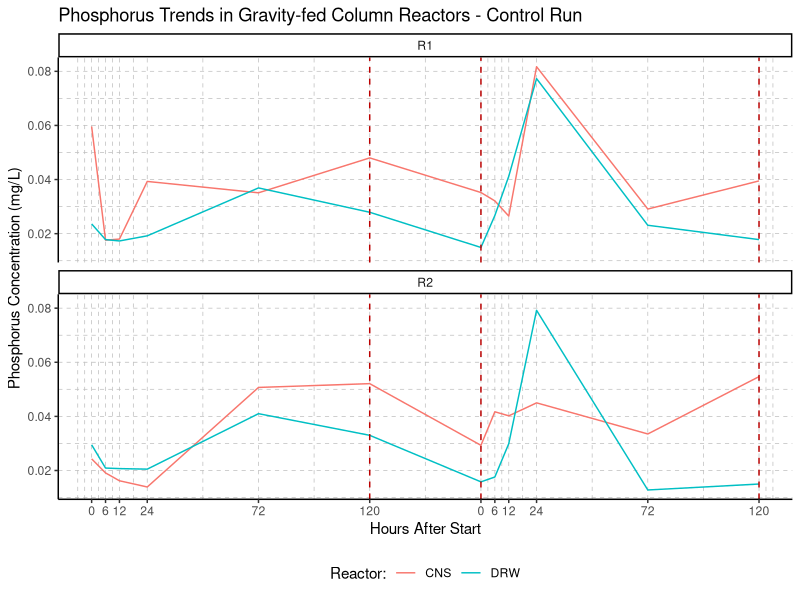
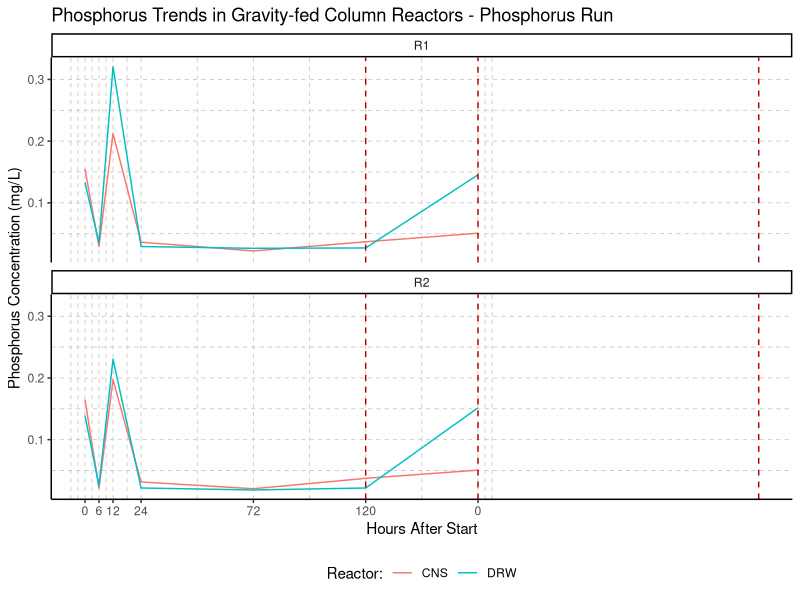

Source code (R) for these figures, in order: (Note: this script raises an error after producing the figures.)
## ---- chunk 1
#install.packages("tidyverse")
library(tidyverse)
library(ggpubr)
#install.packages("psych")
library(psych)
## ---- chunk 2
icp_ic_results <- read_csv("data/GFBR_icp_ic_results.csv") %>% 
  unite(datetime, c(date, time), sep = " ", remove = FALSE) #combine date and time
## ---- chunk 3
## Subset the data
control_run <- icp_ic_results %>% 
  filter(!replicate == "STOCK") %>%
  filter(!treatment == "P") %>% 
  filter(!treatment == "P+N")

P_run <- icp_ic_results %>% 
  filter(!replicate == "STOCK") %>%
  filter(!treatment == "Control")%>% 
  filter(!treatment == "P+N")

NP_run <- icp_ic_results %>% 
  filter(!replicate == "STOCK") %>%
  filter(!treatment == "Control")%>% 
  filter(!treatment == "P")

## Control run
breaks_C <- control_run %>% 
  pull(hours_after_start) %>% 
  unique()

timepoints_C <- ifelse(breaks_C > 120, breaks_C - 168, breaks_C)

control_run %>%
  ggplot(aes(x = hours_after_start, y = P, color = reactor)) +
  geom_line() +
  scale_x_continuous(breaks = breaks_C, labels = timepoints_C) +
  facet_wrap(~replicate, ncol = 1) +
  geom_vline(xintercept = c(120, 168, 288), color="#BB0000", linetype="dashed") +
  theme_classic() +
  labs(title = "Phosphorus Trends in Gravity-fed Column Reactors - Control Run", color = "Reactor:") +
  xlab("Hours After Start") +
  ylab ("Phosphorus Concentration (mg/L)") +
  theme(legend.position = "bottom",
        panel.grid.major = element_line(color = "grey", linewidth = 0.25, linetype = 2),
        panel.grid.minor = element_line(color = "grey", linewidth = 0.25, linetype = 2))

## Phosphorus run
breaks_P <- P_run %>%
  pull(hours_after_start) %>% 
  unique()

timepoints_P <- ifelse(breaks_P > 456, breaks_P - 504, breaks_P - 336)

P_run %>%
  ggplot(aes(x = hours_after_start, y = P, color = reactor)) +
  geom_line() +
  scale_x_continuous(breaks = breaks_P, labels = timepoints_P) +
  facet_wrap(~replicate, ncol = 1) +
  geom_vline(xintercept = c(456, 504, 624), color="#BB0000", linetype="dashed") +
  theme_classic() +
  labs(title = "Phosphorus Trends in Gravity-fed Column Reactors - Phosphorus Run", color = "Reactor:") +
  xlab("Hours After Start") +
  ylab ("Phosphorus Concentration (mg/L)") +
  theme(legend.position = "bottom",
        panel.grid.major = element_line(color = "grey", linewidth = 0.25, linetype = 2),
        panel.grid.minor = element_line(color = "grey", linewidth = 0.25, linetype = 2))

## Nitrate/Phosphorus run
breaks_N <- NP_run %>%
  pull(hours_after_start) %>% 
  unique()

timepoints_N <- ifelse(breaks_N > 792, breaks_N - 840, breaks_N - 672)

NP_run %>%
  ggplot(aes(x = hours_after_start, y = P, color = reactor)) +
  geom_line() +
  scale_x_continuous(breaks = breaks_N, labels = timepoints_N) +
  facet_wrap(~replicate, ncol = 1) +
  geom_vline(xintercept = c(792, 840, 960), color="#BB0000", linetype="dashed") +
  theme_classic() +
  labs(title = "Phosphorus Trends in Gravity-fed Column Reactors - Nitrate/Phosphorus Run", color = "Reactor:") +
  xlab("Hours After Start") +
  ylab ("Phosphorus Concentration (mg/L)") +
  theme(legend.position = "bottom",
        panel.grid.major = element_line(color = "grey", linewidth = 0.25, linetype = 2),
        panel.grid.minor = element_line(color = "grey", linewidth = 0.25, linetype = 2))
## ---- chunk 4
## average the reps together
rep_mean_results <- icp_ic_results %>% 
  mutate(P_adj = ifelse(P < 0, 0, P)) %>% 
  group_by(names) %>% 
  mutate(mean_Al = mean(Al),
         mean_Ca = mean(Ca),
         mean_Fe = mean(Fe),
         mean_Mg = mean(Mg),
         mean_Mn = mean(Mn),
         mean_P = mean(P_adj),
         mean_S = mean(S),
         mean_Cl = mean(Cl),
         mean_NO2 = mean(NO2),
         mean_NO3 = mean(NO3),
         mean_PO4 = mean(PO4),
         mean_SO4 = mean(SO4)) %>% 
  ungroup() %>% 
  select(!c(sample_id, ICP_IC_batch, replicate, initial_p, initial_no3, Al, Ca, Fe, Mg, Mn, P, P_adj, S, Cl, NO2, NO3, PO4, SO4)) %>% 
  distinct(.keep_all = TRUE)

## pull out stock measurements
stock_samples <- rep_mean_results %>% 
  filter(reactor == "STOCK") %>% 
  select(names, cycle, treatment, datetime, mean_Al, mean_Ca, mean_Fe, mean_Mg, mean_Mn, mean_P, mean_S, mean_Cl, mean_NO2, mean_NO3, mean_PO4, mean_SO4)

stock_P <- stock_samples %>% 
  select(cycle, treatment, mean_P) %>% 
  rename("initial_P" = "mean_P")

## subset the average data and create an initial P column using the stock checks
mean_controlrun <- rep_mean_results %>%
  filter(!reactor == "STOCK") %>%
  filter(!treatment == "P") %>% 
  filter(!treatment == "P+N") %>% 
  mutate(initial_p = ifelse(cycle == 1, 0.0164, 0.0123)) %>% 
  mutate(initial_p = ifelse(reactor == "CNS", 0.0164, initial_p))

mean_Prun <- rep_mean_results %>% 
  filter(!reactor == "STOCK") %>%
  filter(!treatment == "Control")%>% 
  filter(!treatment == "P+N") %>% 
  mutate(initial_p = ifelse(cycle == 1, 0.250, 0.234)) %>% 
  mutate(initial_p = ifelse(reactor == "CNS", 0.250, initial_p))

mean_NPrun <- rep_mean_results %>% 
  filter(!reactor == "STOCK") %>%
  filter(!treatment == "Control")%>% 
  filter(!treatment == "P") %>% 
  mutate(initial_p = ifelse(cycle == 1, 0.188, 0.152)) %>% 
  mutate(initial_p = ifelse(reactor == "CNS", 0.188, initial_p))

## put the subsets back together into one dataset
tidyset <- rbind(mean_controlrun, mean_Prun, mean_NPrun) %>%
  rename(Al = mean_Al,
         Ca = mean_Ca,
         Fe = mean_Fe,
         Mg = mean_Mg,
         Mn = mean_Mn,
         P = mean_P,
         S = mean_S,
         Cl = mean_Cl,
         NO2 = mean_NO2,
         NO3 = mean_NO3,
         PO4 = mean_PO4,
         SO4 = mean_SO4) %>%
  mutate(decreaseP = ifelse(initial_p > P, TRUE, FALSE)) %>% 
  mutate(P_removal = initial_p - P) %>%
  mutate(pct_P_removal = ((initial_p - P)/initial_p) * 100)

write.csv(tidyset, file = "data/RNA/nutrient_conc.csv")

breaks <- tidyset %>%
  pull(hours_after_start) %>% 
  unique()

timepoints <- c(timepoints_C, timepoints_P, timepoints_N)

tidyset %>% 
  ggplot(aes(x = hours_after_start, y = pct_P_removal, color = reactor)) + 
  geom_line() +
  scale_x_continuous(breaks = breaks, labels = timepoints) +
  #facet_wrap(~treatment, ncol = 1) +
  geom_vline(xintercept = c(120, 168, 288, 336, 456, 504, 624, 672, 792, 840, 960), color="#BB0000", linetype="dashed") +
  theme_classic() +
  labs(color = "Reactor:") +
  xlab("Hours After Start") +
  ylab ("% Phosphorus Removed") +
  theme(legend.position = "bottom",
        panel.grid.major = element_line(color = "grey", linewidth = 0.25, linetype = 2),
        panel.grid.minor = element_line(color = "grey", linewidth = 0.25, linetype = 2))
## This plot is a little weird because somehow all of the control samples had a higher P concentration than what it started with
## Were the woodchips still leaching P into the water from the field bioreactor?
## ---- chunk 5
# Full plot
tidyset %>%
  filter(!reactor == "STOCK") %>%
  ggplot(aes(x = hours_after_start, y = P, color = reactor)) + 
  geom_line() +
  scale_x_continuous(breaks = breaks, labels = timepoints) +
  #facet_wrap(~treatment, ncol = 1) +
  geom_vline(xintercept = c(120, 168, 288, 336, 456, 504, 624, 672, 792, 840, 960), color = "#BB0000", linetype = "dashed") +
  theme_classic() +
  labs(color = "Reactor:") +
  xlab("Hours After Start") +
  ylab ("Phosphorus Concentration (mg/L)") +
  theme(legend.position = "bottom",
        panel.grid.major = element_line(color = "grey", linewidth = 0.25, linetype = 2),
        panel.grid.minor = element_line(color = "grey", linewidth = 0.25, linetype = 2))

# Control plot
control_plot <- tidyset %>%
  filter(!reactor == "STOCK") %>%
  filter(treatment == "Control") %>%
  ggplot(aes(x = hours_after_start, y = P, color = reactor)) + 
  geom_line(size = 1) +
  scale_x_continuous(breaks = breaks_C, labels = timepoints_C) +
  #facet_wrap(~cycle) +
  geom_vline(xintercept = c(120, 168), color="#BB0000", linetype="dashed") +
  theme_classic() +
  labs(color = "Reactor:", title = "Control") +
  ylim(c(0,0.3)) +
  xlab("Hours After Start") +
  ylab ("P Concentration (mg/L)") +
  theme(legend.position = "bottom",
        plot.margin = unit(c(1,1,1,1), "cm"),
        panel.grid.major = element_line(color = "grey", linewidth = 0.25, linetype = 2),
        panel.grid.minor = element_line(color = "grey", linewidth = 0.25, linetype = 2),
        axis.text = element_text(size = 15), 
        axis.title = element_text(size = 15), 
        legend.text = element_text(size = 15), 
        legend.title = element_text(size = 15), 
        strip.text = element_text(size = 15),
        plot.title = element_text(size = 15))

# P plot
P_plot <- tidyset %>%
  filter(!reactor == "STOCK") %>%
  filter(treatment == "P") %>%
  ggplot(aes(x = hours_after_start, y = P, color = reactor)) + 
  geom_line(size = 1) +
  scale_x_continuous(breaks = breaks_P, labels = timepoints_P) +
  #facet_wrap(~treatment, ncol = 1) +
  geom_vline(xintercept = c(456, 504), color="#BB0000", linetype="dashed") +
  theme_classic() +
  labs(color = "Reactor:", title = "P") +
  ylim(c(0,0.3)) +
  xlab("Hours After Start") +
  ylab ("P Concentration (mg/L)") +
  theme(legend.position = "bottom",
        plot.margin = unit(c(1,1,1,1), "cm"),
        panel.grid.major = element_line(color = "grey", linewidth = 0.25, linetype = 2),
        panel.grid.minor = element_line(color = "grey", linewidth = 0.25, linetype = 2),
        axis.text = element_text(size = 15), 
        axis.title = element_text(size = 15), 
        legend.text = element_text(size = 15), 
        legend.title = element_text(size = 15), 
        strip.text = element_text(size = 15),
        plot.title = element_text(size = 15))

# N/P plot
NP_plot <- tidyset %>%
  filter(!reactor == "STOCK") %>%
  filter(treatment == "P+N") %>%
  ggplot(aes(x = hours_after_start, y = P, color = reactor)) + 
  geom_line(size = 1) +
  scale_x_continuous(breaks = breaks_N, labels = timepoints_N) +
  #facet_wrap(~treatment, ncol = 1) +
  geom_vline(xintercept = c(792, 840), color="#BB0000", linetype="dashed") +
  theme_classic() +
  labs(color = "Reactor:", title = "P+N") +
  ylim(c(0,0.3)) +
  xlab("Hours After Start") +
  ylab ("P Concentration (mg/L)") +
  theme(legend.position = "bottom",
        plot.margin = unit(c(1,1,1,1), "cm"),
        panel.grid.major = element_line(color = "grey", linewidth = 0.25, linetype = 2),
        panel.grid.minor = element_line(color = "grey", linewidth = 0.25, linetype = 2),
        axis.text = element_text(size = 15), 
        axis.title = element_text(size = 15), 
        legend.text = element_text(size = 15), 
        legend.title = element_text(size = 15), 
        strip.text = element_text(size = 15),
        plot.title = element_text(size = 15))

ggarrange(control_plot, P_plot, NP_plot, ncol = 1, 
          hjust = -5, vjust = 1.5,
          common.legend = TRUE)
## ---- chunk 6
# Control plot
tidyset %>%
  filter(treatment == "Control") %>%
  pivot_longer(cols = c(Al, Ca, Fe, Mg, Mn, P, S, Cl, NO2, NO3, PO4, SO4), 
               names_to = "chemical", values_to = "concentration") %>%
  ggplot(aes(x = hours_after_start, y = concentration, color = reactor)) + 
  geom_line() +
  facet_wrap(~chemical, ncol = 4, nrow = 3, scales = "free") +
  scale_x_continuous(breaks = breaks_C, labels = timepoints_C) +
  geom_vline(xintercept = c(120, 168, 288), color="#BB0000", linetype="dashed") +
  theme_classic() +
  labs(color = "Reactor:") +
  xlab("Hours After Start") +
  ylab ("Concentration (mg/L)") +
  theme(legend.position = "bottom",
        plot.margin = unit(c(0.5,0.5,0.5,0.5), "cm"),
        panel.grid.major = element_line(color = "grey", linewidth = 0.25, linetype = 2),
        panel.grid.minor = element_line(color = "grey", linewidth = 0.25, linetype = 2))

# P run plot
tidyset %>%
  filter(treatment == "P") %>%
  pivot_longer(cols = c(Al, Ca, Fe, Mg, Mn, P, S, Cl, NO2, NO3, PO4, SO4), 
               names_to = "chemical", values_to = "concentration") %>%
  ggplot(aes(x = hours_after_start, y = concentration, color = reactor)) + 
  geom_line() +
  facet_wrap(~chemical, ncol = 4, nrow = 3, scales = "free") +
  scale_x_continuous(breaks = breaks_P, labels = timepoints_P) +
  geom_vline(xintercept = c(456, 504, 624), color="#BB0000", linetype="dashed") +
  theme_classic() +
  labs(color = "Reactor:") +
  xlab("Hours After Start") +
  ylab ("Concentration (mg/L)") +
  theme(legend.position = "bottom",
        plot.margin = unit(c(0.5,0.5,0.5,0.5), "cm"),
        panel.grid.major = element_line(color = "grey", linewidth = 0.25, linetype = 2),
        panel.grid.minor = element_line(color = "grey", linewidth = 0.25, linetype = 2))

# NP run plot
tidyset %>%
  filter(treatment == "P+N") %>%
  pivot_longer(cols = c(Al, Ca, Fe, Mg, Mn, P, S, Cl, NO2, NO3, PO4, SO4), 
               names_to = "chemical", values_to = "concentration") %>%
  ggplot(aes(x = hours_after_start, y = concentration, color = reactor)) + 
  geom_line() +
  facet_wrap(~chemical, ncol = 4, nrow = 3, scales = "free") +
  scale_x_continuous(breaks = breaks_N, labels = timepoints_N) +
  geom_vline(xintercept = c(792, 840, 960), color="#BB0000", linetype="dashed") +
  theme_classic() +
  labs(color = "Reactor:") +
  xlab("Hours After Start") +
  ylab ("Concentration (mg/L)") +
  theme(legend.position = "bottom",
        plot.margin = unit(c(0.5,0.5,0.5,0.5), "cm"),
        panel.grid.major = element_line(color = "grey", linewidth = 0.25, linetype = 2),
        panel.grid.minor = element_line(color = "grey", linewidth = 0.25, linetype = 2))
## ---- chunk 7
C_CNS_corr <- tidyset %>% 
  filter(treatment == "Control") %>%
  filter(reactor == "CNS") %>% 
  select(c(Al, Ca, Fe, Mg, Mn, P, S, Cl, NO2, NO3, PO4, SO4, initial_p, P_removal, pct_P_removal)) #%>% 
  #select(!c(mean_NO2, mean_PO4)) # columns are all 0, remove to avoid issues with correlation analysis

C_DRW_corr <- tidyset %>% 
  filter(treatment == "Control") %>%
  filter(reactor == "DRW") %>% 
  select(c(Al, Ca, Fe, Mg, Mn, P, S, Cl, NO2, NO3, PO4, SO4, initial_p, P_removal, pct_P_removal)) #%>% 
  #select(!c(mean_NO2, mean_PO4)) # columns are all 0, remove to avoid issues with correlation analysis

P_CNS_corr <- tidyset %>% 
  filter(treatment == "P") %>% 
  filter(reactor == "CNS") %>% 
  select(c(Al, Ca, Fe, Mg, Mn, P, S, Cl, NO2, NO3, PO4, SO4, initial_p, P_removal, pct_P_removal))

P_DRW_corr <- tidyset %>% 
  filter(treatment == "P") %>% 
  filter(reactor == "DRW") %>% 
  select(c(Al, Ca, Fe, Mg, Mn, P, S, Cl, NO2, NO3, PO4, SO4, initial_p, P_removal, pct_P_removal))

N_CNS_corr <- tidyset %>% 
  filter(treatment == "P+N") %>% 
  filter(reactor == "CNS") %>%
  select(c(Al, Ca, Fe, Mg, Mn, P, S, Cl, NO2, NO3, PO4, SO4, initial_p, P_removal, pct_P_removal))

N_DRW_corr <- tidyset %>% 
  filter(treatment == "P+N") %>% 
  filter(reactor == "DRW") %>%
  select(c(Al, Ca, Fe, Mg, Mn, P, S, Cl, NO2, NO3, PO4, SO4, initial_p, P_removal, pct_P_removal))

# Correlation plot for all elements/compounds (use spearman since it's nonparametric and does not have assumptions about distribution)
pairs.panels(C_CNS_corr, method = "spearman", stars = TRUE) + mtext("Control - CNS", side = 3, line = 4)
pairs.panels(C_DRW_corr, method = "spearman", stars = TRUE) + mtext("Control - DRW", side = 3, line = 4)
pairs.panels(P_CNS_corr, method = "spearman", stars = TRUE) + mtext("P treatment - CNS", side = 3, line = 4)
pairs.panels(P_DRW_corr, method = "spearman", stars = TRUE) + mtext("P treatment - DRW", side = 3, line = 4)
pairs.panels(N_CNS_corr, method = "spearman", stars = TRUE) + mtext("P+N treatment - CNS", side = 3, line = 4)
pairs.panels(N_DRW_corr, method = "spearman", stars = TRUE) + mtext("P+N treatment - DRW", side = 3, line = 4)

# Run correlation individually:
cor(P_correlation[,unlist(lapply(P_correlation, is.numeric))])

cor.test(P_correlation$mean_P, P_correlation$mean_Fe, method = "spearman")
### p value = 0.2127
## ---- chunk 8
library("lme4")

model_treatment <- glm(formula = mean_P ~ treatment, data = tidyset)
summary(model_treatment)

model_reactor <- glm(formula = mean_P ~ reactor, data = tidyset)
summary(model_reactor)

model <- glm(formula = mean_P ~ reactor + treatment, data = tidyset)
summary(model)
